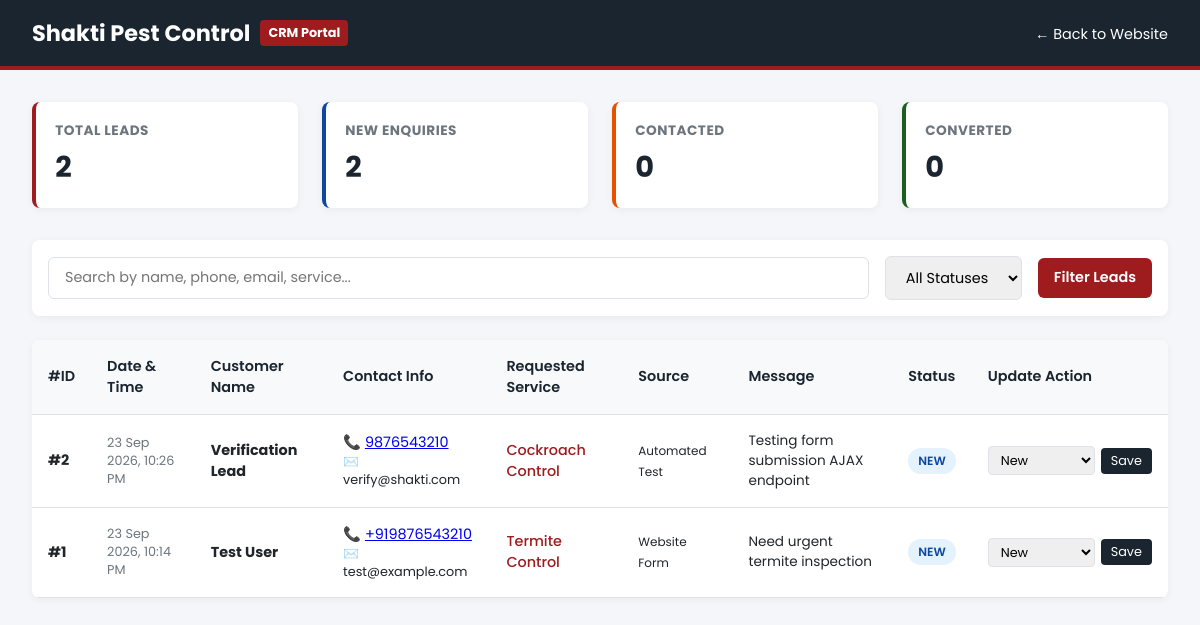
Before: /crm.php with the older database file.
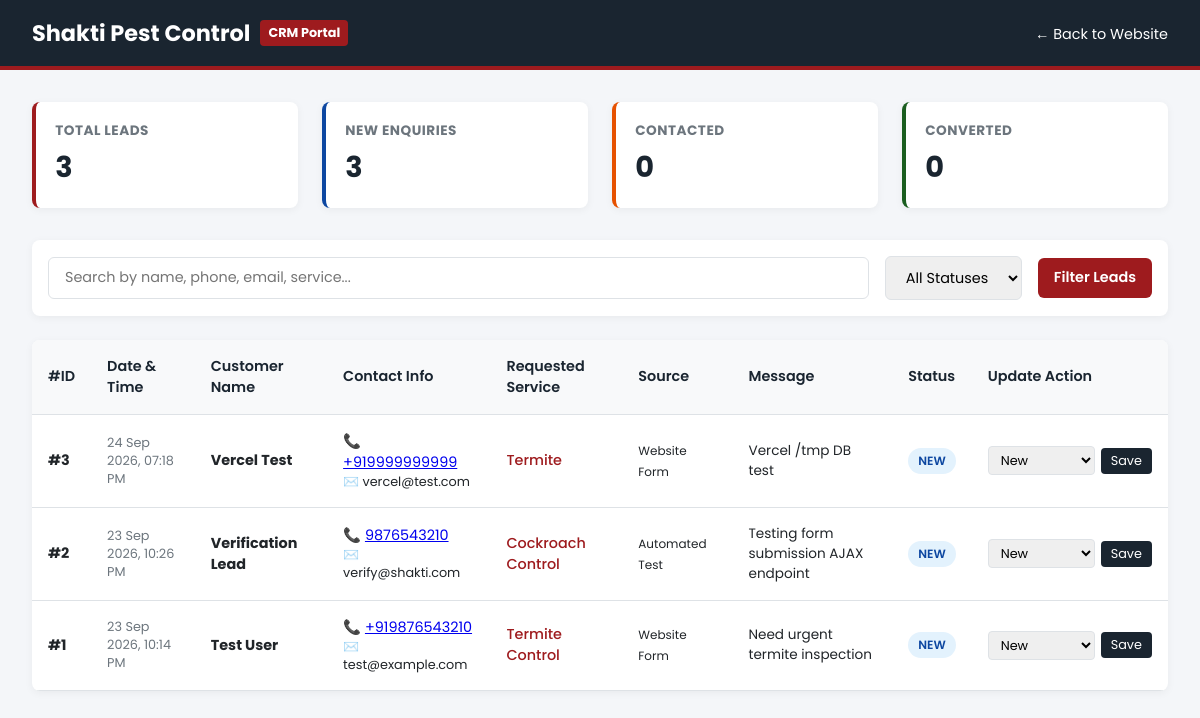
After: the same page with the newer database file.
### tables this page shows
CREATE TABLE leads (
                id INTEGER PRIMARY KEY AUTOINCREMENT,
                name TEXT NOT NULL,
                phone TEXT NOT NULL,
                email TEXT,
                service TEXT,
                message TEXT,
                source TEXT DEFAULT 'website',
                status TEXT DEFAULT 'New',
                notes TEXT,
                ip_address TEXT,
                created_at DATETIME DEFAULT CURRENT_TIMESTAMP
            );

### includes/db.php (called while the page is built, shortened)
<?php
function getDbConnection() {
    static $pdo = null;
    if ($pdo === null) {
        try {
            $pdo = new PDO('sqlite:' . DB_FILE);
            $pdo->setAttribute(PDO::ATTR_ERRMODE, PDO::ERRMODE_EXCEPTION);
            $pdo->setAttribute(PDO::ATTR_DEFAULT_FETCH_MODE, PDO::FETCH_ASSOC);
            $pdo->exec("CREATE TABLE IF NOT EXISTS leads (
                id INTEGER PRIMARY KEY AUTOINCREMENT,
                name TEXT NOT NULL,
                phone TEXT NOT NULL,
                email TEXT,
                service TEXT,
                message TEXT,
                source TEXT DEFAULT 'website',
                status TEXT DEFAULT 'New',
                notes TEXT,
                ip_address TEXT,
                created_at DATETIME DEFAULT CURRENT_TIMESTAMP
            )");
        } catch (PDOException $e) {
            die("Database Error: " . $e->getMessage());
        }
    }
    return $pdo;
}
function getLeads($statusFilter = '', $searchQuery = '') {
    $db = getDbConnection();
    $sql = "SELECT * FROM leads WHERE 1=1";
    $params = [];
    $sql .= " ORDER BY created_at DESC";
    $stmt = $db->prepare($sql);
    $stmt->execute($params);
    return $stmt->fetchAll();
}
function getLeadStats() {
    $db = getDbConnection();
    $total = $db->query("SELECT COUNT(*) FROM leads")->fetchColumn();
    $new = $db->query("SELECT COUNT(*) FROM leads WHERE status = 'New'")->fetchColumn();
    $contacted = $db->query("SELECT COUNT(*) FROM leads WHERE status = 'Contacted'")->fetchColumn();
    $converted = $db->query("SELECT COUNT(*) FROM leads WHERE status = 'Converted'")->fetchColumn();
    $closed = $db->query("SELECT COUNT(*) FROM leads WHERE status = 'Closed'")->fetchColumn();
    return [
        'total' => $total,
        'new' => $new,
        'contacted' => $contacted,
        'converted' => $converted,
        'closed' => $closed
    ];
}

### crm.php (the view, shortened to what this page needs)
<?php
require_once __DIR__ . '/includes/db.php';
$statusFilter = trim($_GET['status'] ?? '');
$searchQuery  = trim($_GET['search'] ?? '');
$leads = getLeads($statusFilter, $searchQuery);
$stats = getLeadStats();
?>
<!DOCTYPE html>
<html lang="en">
<head>
</head>
<body>
<header>
    <h1>Shakti Pest Control <span class="badge">CRM Portal</span></h1>
    <div>
        <a href="index.php" style="color: white; text-decoration: none; font-size: 0.9rem;">← Back to Website</a>
    </div>
</header>
<div class="container">
    <div class="stats-grid">
        <div class="stat-card">
            <h3>Total Leads</h3>
            <div class="value"><?= $stats['total'] ?></div>
        </div>
        <div class="stat-card" style="border-left-color: #0D47A1;">
            <h3>New Enquiries</h3>
            <div class="value"><?= $stats['new'] ?></div>
        </div>
        <div class="stat-card" style="border-left-color: #E65100;">
            <h3>Contacted</h3>
            <div class="value"><?= $stats['contacted'] ?></div>
        </div>
        <div class="stat-card" style="border-left-color: #1B5E20;">
            <h3>Converted</h3>
            <div class="value"><?= $stats['converted'] ?></div>
        </div>
    </div>
    <form class="filters-bar" method="GET" action="crm.php">
        <input type="text" name="search" placeholder="Search by name, phone, email, service..." value="<?= htmlspecialchars($searchQuery) ?>">
        <select name="status">
            <option value="">All Statuses</option>
        </select>
        <button type="submit">Filter Leads</button>
    </form>
    <div class="table-responsive">
        <table>
            <thead>
                <tr>
                    <th>#ID</th>
                    <th>Date & Time</th>
                    <th>Customer Name</th>
                    <th>Contact Info</th>
                    <th>Requested Service</th>
                    <th>Source</th>
                    <th>Message</th>
                    <th>Status</th>
                    <th>Update Action</th>
                </tr>
            </thead>
            <tbody>
                <?php if (empty($leads)): ?>
                    <tr>
                        <td colspan="9" style="text-align: center; padding: 2rem; color: var(--text-muted);">
                            No lead records found matching your query.
                        </td>
                    </tr>
                <?php else: ?>
                    <?php foreach ($leads as $lead): ?>
                        <tr>
                            <td><strong>#<?= $lead['id'] ?></strong></td>
                            <td style="font-size: 0.8rem; color: var(--text-muted);">
                                <?= date('d M Y, h:i A', strtotime($lead['created_at'])) ?>
                            </td>
                            <td><strong><?= htmlspecialchars($lead['name']) ?></strong></td>
                            <td>
                                <div>📞 <a href="tel:<?= htmlspecialchars($lead['phone']) ?>"><?= htmlspecialchars($lead['phone']) ?></a></div>
                                <?php if (!empty($lead['email'])): ?>
                                    <div style="font-size: 0.8rem;">✉️ <?= htmlspecialchars($lead['email']) ?></div>
                                <?php endif; ?>
                            </td>
                            <td><span style="font-weight: 500; color: var(--primary);"><?= htmlspecialchars($lead['service']) ?></span></td>
                            <td><small><?= htmlspecialchars($lead['source']) ?></small></td>
                            <td style="max-width: 250px; font-size: 0.85rem;">
                                <?= htmlspecialchars($lead['message'] ?: '-') ?>
                            </td>
                            <td>
                                <span class="status-tag status-<?= htmlspecialchars($lead['status']) ?>">
                                    <?= htmlspecialchars($lead['status']) ?>
                                </span>
                            </td>
                            <td>
                                <form class="action-form" method="POST" action="crm.php">
                                    <select name="status">
                                        <option value="New" <?= $lead['status'] === 'New' ? 'selected' : '' ?>>New</option>
                                    </select>
                                    <button type="submit">Save</button>
                                </form>
                            </td>
                        </tr>
                    <?php endforeach; ?>
                <?php endif; ?>
            </tbody>
        </table>
    </div>
</div>
</body>
</html>

### crm.php (style rules this page uses)
:root { --primary: #9E1B1E; --secondary: #1A2530; --bg: #F4F6F9; --card-bg: #FFFFFF; --text-dark: #212529; --text-muted: #6C757D; --border: #DEE2E6; }
* { box-sizing: border-box; margin: 0; padding: 0; font-family: 'Poppins', sans-serif; }
body { background-color: var(--bg); color: var(--text-dark); min-height: 100vh; display: flex; flex-direction: column; }
header { background-color: var(--secondary); color: white; padding: 1rem 2rem; display: flex; justify-content: space-between; align-items: center; border-bottom: 4px solid var(--primary); }
header h1 { font-size: 1.4rem; display: flex; align-items: center; gap: 10px; }
header .badge { background: var(--primary); font-size: 0.8rem; padding: 4px 8px; border-radius: 4px; }
.container { padding: 2rem; max-width: 1300px; margin: 0 auto; width: 100%; }
.stats-grid { display: grid; grid-template-columns: repeat(auto-fit, minmax(200px, 1fr)); gap: 1.5rem; margin-bottom: 2rem; }
.stat-card { background: var(--card-bg); padding: 1.2rem; border-radius: 8px; border-left: 4px solid var(--primary); box-shadow: 0 2px 8px rgba(0,0,0,0.05); }
.stat-card h3 { font-size: 0.85rem; color: var(--text-muted); text-transform: uppercase; letter-spacing: 0.5px; }
.stat-card .value { font-size: 1.8rem; font-weight: 700; color: var(--secondary); margin-top: 5px; }
.filters-bar { background: var(--card-bg); padding: 1rem; border-radius: 8px; margin-bottom: 1.5rem; display: flex; gap: 1rem; flex-wrap: wrap; align-items: center; box-shadow: 0 2px 8px rgba(0,0,0,0.05); }
.filters-bar input, .filters-bar select, .filters-bar button { padding: 0.6rem 1rem; border: 1px solid var(--border); border-radius: 6px; font-size: 0.9rem; }
.filters-bar input { flex: 1; min-width: 200px; }
.filters-bar button { background: var(--primary); color: white; border: none; cursor: pointer; font-weight: 600; }
.table-responsive { background: var(--card-bg); border-radius: 8px; overflow-x: auto; box-shadow: 0 2px 8px rgba(0,0,0,0.05); }
table { width: 100%; border-collapse: collapse; text-align: left; font-size: 0.9rem; }
th, td { padding: 1rem; border-bottom: 1px solid var(--border); vertical-align: middle; }
th { background: #F8F9FA; color: var(--secondary); font-weight: 600; }
.status-tag { display: inline-block; padding: 4px 10px; border-radius: 20px; font-size: 0.75rem; font-weight: 600; text-transform: uppercase; }
.status-New { background: #E3F2FD; color: #0D47A1; }
.action-form { display: flex; gap: 6px; align-items: center; }
.action-form select { padding: 4px 8px; font-size: 0.8rem; border-radius: 4px; border: 1px solid var(--border); }
.action-form button { padding: 4px 10px; font-size: 0.8rem; background: var(--secondary); color: white; border: none; border-radius: 4px; cursor: pointer; }

Changed rows visible on the page:
added leads: id "3", created_at "24 Sep 2026, 07:18 PM", name "Vercel Test", phone "+919999999999", email "vercel@test.com", service "Termite", source "Website Form", message "Vercel /tmp DB test", status "NEW", status "New"
Other visible differences:
$stats['total']: "2" → "3"
$stats['new']: "2" → "3"
